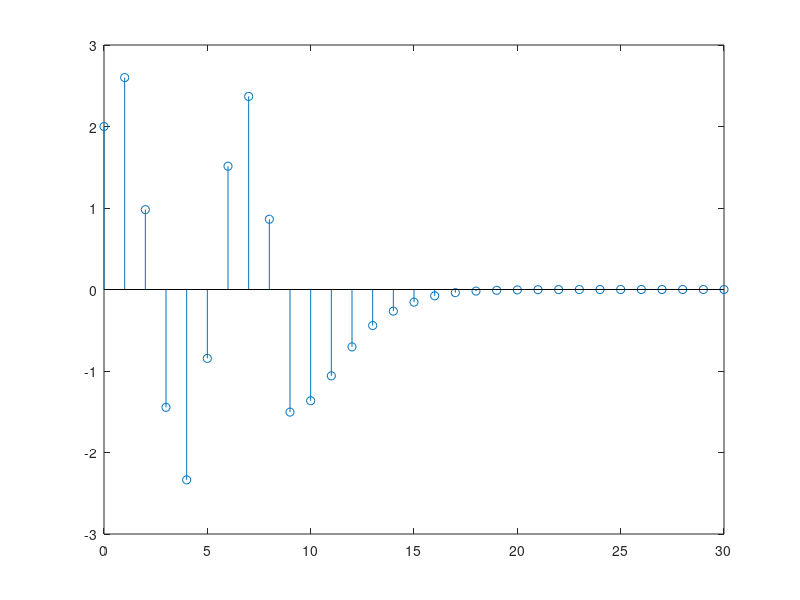

Source code (MATLAB):
%% E1
a = [1, -3/10, -1/10];
b = 2;
inc = [1, 2];

n = 0:15;
n_con = 0:30;

z = filtic(b, a, inc);
y_0 = filter(b, a, zeros(size(n)), z);

u = @(n) 1*(n>=0);
x = @(n) 2.*cos((2*pi.*n)/6).*(u(n) - u(n-10));

y_z = filter(b, a, x(n));

y_t = conv(y_0, y_z);

stem(n_con, y_t);
%% E2

%% E3
